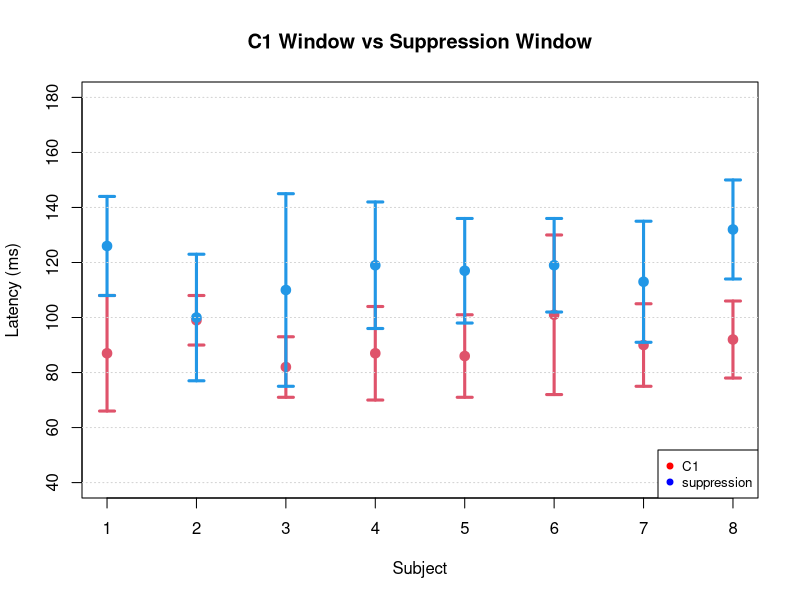
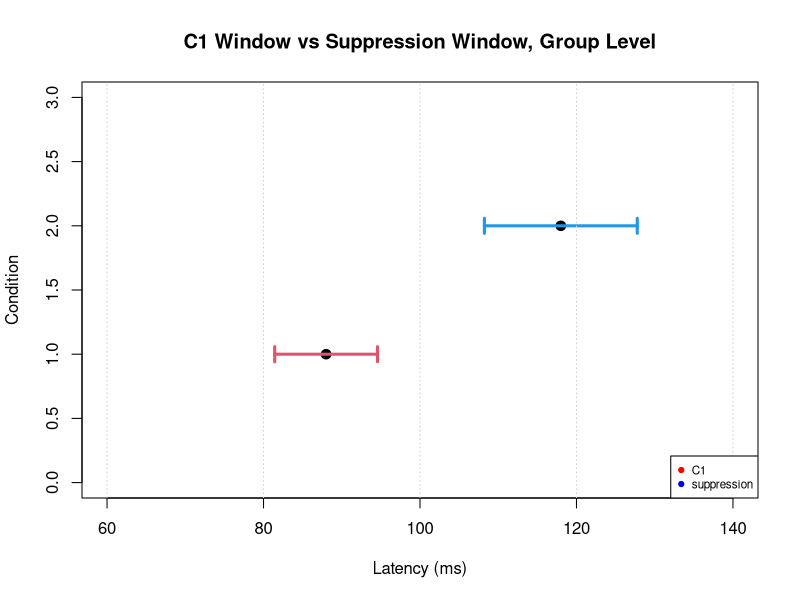
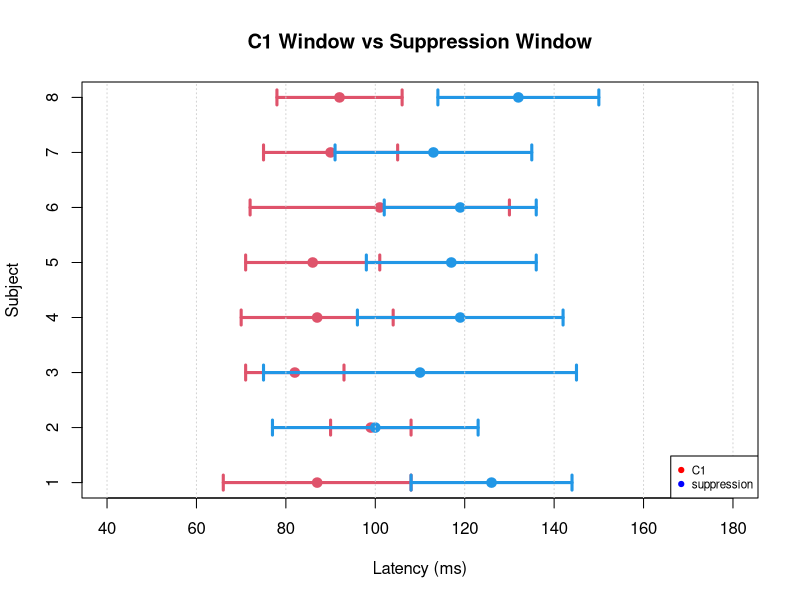
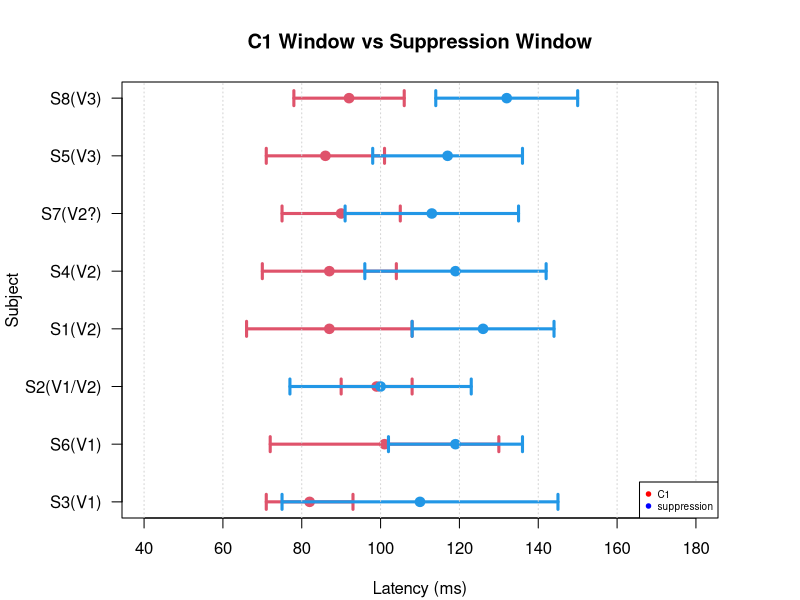
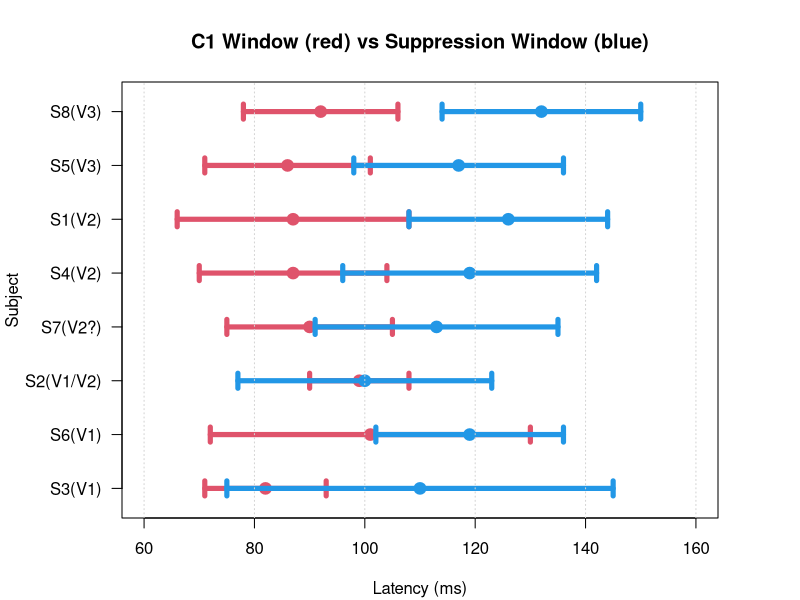

These figures' R source, in order:
### with 30 Hz low pass and 40 to 140 auto peak analysis but no high pass whoops
#C1ps30 <- c(87,58,83,86,127,86,93,93)
#C1fpl30 <- c(72,47,70,70,81,72,78,78)
#pseudo.sd.c1 <- C1ps30-C1fpl30
#grp.sd.C1 <- sd(C1ps30)
subs <- seq(1,8,1)
#ages <- c()

# same but with high pass yay
C1ps30 <- c(87,99,82,87,86,101,90,92)
C1fpl30 <- c(66,90,71,70,71,72,75,78)
pseudo.sd.c1 <- C1ps30-C1fpl30
grp.sd.C1 <- sd(C1ps30)

TMSsm <- c(126,100,110,119,117,119,113,132) # smoothed peak estimates
TMSfpl <- c(108,77,75,96,98,102,91,114) # smoothed fpl estimates
pseudo.sd.TMS <- TMSsm-TMSfpl
grp.sd.TMS <- sd(TMSsm)

gaps7 <- TMSsm - C1ps30 # smooth peak - peak
gaps8 <- TMSsm - C1fpl30 # smooth peak - fpl
gaps9 <- TMSfpl - C1fpl30 # smooth fpl - fpl

fatty <- 3
dot <- 19
plot(subs,C1ps30,col=2,ylim = c(40,180),main = 'C1 Window vs Suppression Window',xlab = 'Subject',
     ylab = 'Latency (ms)', lwd = fatty, pch = dot)
arrows(subs, C1ps30-pseudo.sd.c1, subs, C1ps30+pseudo.sd.c1, length=0.075, angle=90, code=3,col=2, lwd = fatty)
points(TMSsm, col=4, lwd = fatty, pch = dot)
arrows(subs,TMSsm-pseudo.sd.TMS, subs, TMSsm+pseudo.sd.TMS, length=.075,angle=90,code=3,col=4, lwd = fatty)
grid(NA,NULL)
legend("bottomright",legend = (c("C1","suppression")), col = c('red','blue'), pch = dot,
       cex = .8, border = F)

grp.TMS.sm.pk <- 118
grp.TMS.sm.fl <- 91
#grp.C1.30.pk <- 88
#grp.C1.30.fl <- 73

grp.C1.30.pk <- 88
grp.C1.30.fl <- 73

conds <- seq(1,2,1)

plot(c(grp.C1.30.pk,grp.TMS.sm.pk),conds,col=1,ylim = c(0,3),main = 'C1 Window vs Suppression Window, Group Level',xlab = 'Latency (ms)',
     ylab = 'Condition', xlim = c(60,140), lwd = fatty, pch = dot)
arrows(grp.C1.30.pk-grp.sd.C1, 1, grp.C1.30.pk+grp.sd.C1, 1, length=0.075, angle=90, code=3,col=2, lwd = fatty)
arrows(grp.TMS.sm.pk-grp.sd.TMS, 2, grp.TMS.sm.pk+grp.sd.TMS, 2, length=.075,angle=90,code=3,col=4, lwd = fatty)
grid(NULL,NA)
legend("bottomright",legend = (c("C1","suppression")), col = c('red','blue'), pch = dot,
       cex = .7, border = F)

plot(C1ps30,subs,col=2,xlim = c(40,180),main = 'C1 Window vs Suppression Window',xlab = 'Latency (ms)',
     ylab = 'Subject', lwd = fatty, pch = dot)
arrows(C1ps30-pseudo.sd.c1, subs, C1ps30+pseudo.sd.c1, subs, length=0.075, angle=90, code=3,col=2, lwd = fatty)
points(TMSsm,subs, col=4, lwd = fatty, pch = dot)
arrows(TMSsm-pseudo.sd.TMS, subs, TMSsm+pseudo.sd.TMS, subs, length=.075,angle=90,code=3,col=4, lwd = fatty)
grid(NULL,NA)
legend("bottomright",legend = (c("C1","suppression")), col = c('red','blue'), pch = dot,
       cex = .7, border = F)


C1.ret <- c(C1ps30[3],C1ps30[6],C1ps30[2],C1ps30[1],C1ps30[4],C1ps30[7],C1ps30[5],C1ps30[8])
TMS.ret <- c(TMSsm[3],TMSsm[6],TMSsm[2],TMSsm[1],TMSsm[4],TMSsm[7],TMSsm[5],TMSsm[8])
C1.win.ret <- c(pseudo.sd.c1[3],pseudo.sd.c1[6],pseudo.sd.c1[2],pseudo.sd.c1[1],pseudo.sd.c1[4],pseudo.sd.c1[7],pseudo.sd.c1[5],pseudo.sd.c1[8])
TMS.win.ret <- c(pseudo.sd.TMS[3],pseudo.sd.TMS[6],pseudo.sd.TMS[2],pseudo.sd.TMS[1],pseudo.sd.TMS[4],pseudo.sd.TMS[7],pseudo.sd.TMS[5],pseudo.sd.TMS[8])

par(mar=c(4, 6, 4, 4) + 0.1)
plot(C1.ret,subs,col=2,xlim = c(40,180),main = 'C1 Window vs Suppression Window', yaxt = "n",
     xlab = 'Latency (ms)', ylab = '', lwd = fatty, pch = dot)
arrows(C1.ret-C1.win.ret, subs, C1.ret+C1.win.ret, subs, length=0.075, angle=90, code=3,col=2, lwd = fatty)
points(TMS.ret,subs, col=4, lwd = fatty, pch = dot)
arrows(TMS.ret-TMS.win.ret, subs, TMS.ret+TMS.win.ret, subs, length=.075,angle=90,code=3,col=4, lwd = fatty)
grid(NULL,NA)
legend("bottomright",legend = (c("C1","suppression")), col = c('red','blue'), pch = dot,
       cex = .6, border = F)
axis(2, subs, labels = c("S3(V1)","S6(V1)","S2(V1/V2)","S1(V2)","S4(V2)","S7(V2?)","S5(V3)","S8(V3)"),las = 2, cex = .5)
mtext("Subject", side=2, line=5, cex.lab=1, las=0)

# bandpass .016 to 30 Hz
#diff.wave.peaks <- c(85,98,83,86,85,94,88,92)
#diff.wave.fpl <- c(68,88,70,71,73,73,76,79)

# same but with high .1 pass
diff.wave.peaks <- c(87,99,82,87,86,101,90,92)
diff.wave.fpl <- c(66,90,71,70,71,72,75,78)

pseudo.sd.diff <- diff.wave.peaks-diff.wave.fpl
diff.wave.ret <- c(diff.wave.peaks[3],diff.wave.peaks[6],diff.wave.peaks[2],diff.wave.peaks[7],diff.wave.peaks[4],diff.wave.peaks[1],diff.wave.peaks[5],diff.wave.peaks[8])
diff.wave.win.ret <- c(pseudo.sd.diff[3],pseudo.sd.diff[6],pseudo.sd.diff[2],pseudo.sd.diff[7],pseudo.sd.diff[4],pseudo.sd.diff[1],pseudo.sd.diff[5],pseudo.sd.diff[8])
TMS.ret <- c(TMSsm[3],TMSsm[6],TMSsm[2],TMSsm[7],TMSsm[4],TMSsm[1],TMSsm[5],TMSsm[8])
TMS.win.ret <- c(pseudo.sd.TMS[3],pseudo.sd.TMS[6],pseudo.sd.TMS[2],pseudo.sd.TMS[7],pseudo.sd.TMS[4],pseudo.sd.TMS[1],pseudo.sd.TMS[5],pseudo.sd.TMS[8])

fatty = 5

par(mar=c(4, 6, 4, 4) + 0.1)
plot(diff.wave.ret,subs,col=2,xlim = c(60,160),ylim = c(.75,8.25),main = 'C1 Window (red) vs Suppression Window (blue)', yaxt = "n",
     xlab = 'Latency (ms)', ylab = '', lwd = fatty, pch = dot)
arrows(diff.wave.ret-diff.wave.win.ret, subs, diff.wave.ret+diff.wave.win.ret, subs, length=0.075, angle=90, code=3,col=2, lwd = fatty)
points(TMS.ret,subs, col=4, lwd = fatty, pch = dot)
arrows(TMS.ret-TMS.win.ret, subs, TMS.ret+TMS.win.ret, subs, length=.075,angle=90,code=3,col=4, lwd = fatty)
grid(NULL,NA)
#legend(137,4.5,legend = (c("C1","Suppression")), col = c('red','blue'), pch = dot, bg = NULL,
#       cex = 1, box.lty = 0)
axis(2, subs, labels = c("S3(V1)","S6(V1)","S2(V1/V2)","S7(V2?)","S4(V2)","S1(V2)","S5(V3)","S8(V3)"),las = 2, cex = .5)
mtext("Subject", side=2, line=5, cex.lab=1, las=0)
cex = 1.5

diff.wave.fpl.fir30 <- c(68,88,70,71,73,73,76,79)
diff.wave.fpl.fir50 <- c(67,91,73,71,73,73,77,81)
diff.wave.fpl.wsf50 <- c(69,93,75,73,75,74,78,83)

diff.wave.peaks.fir30 <- c(85,98,83,86,85,94,88,92)
diff.wave.peaks.fir50 <- c(90,98,82,88,86,103,90,93)
diff.wave.peaks.wsf50 <- c(91,96,80,87,89,87,92,94)

confidence_interval <- function(vector, interval) {
  # Standard deviation of sample
  vec_sd <- sd(vector)
  # Sample size
  n <- length(vector)
  # Mean of sample
  vec_mean <- mean(vector)
  # Error according to t distribution
  error <- qt((interval + 1)/2, df = n - 1) * vec_sd / sqrt(n)
  # Confidence interval as a vector
  result <- c("lower" = vec_mean - error, "upper" = vec_mean + error)
  return(result)
}
